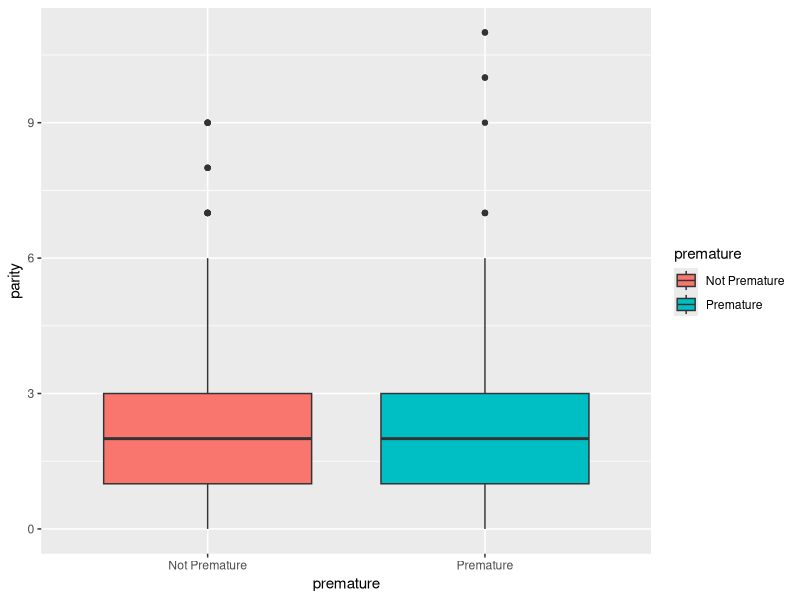
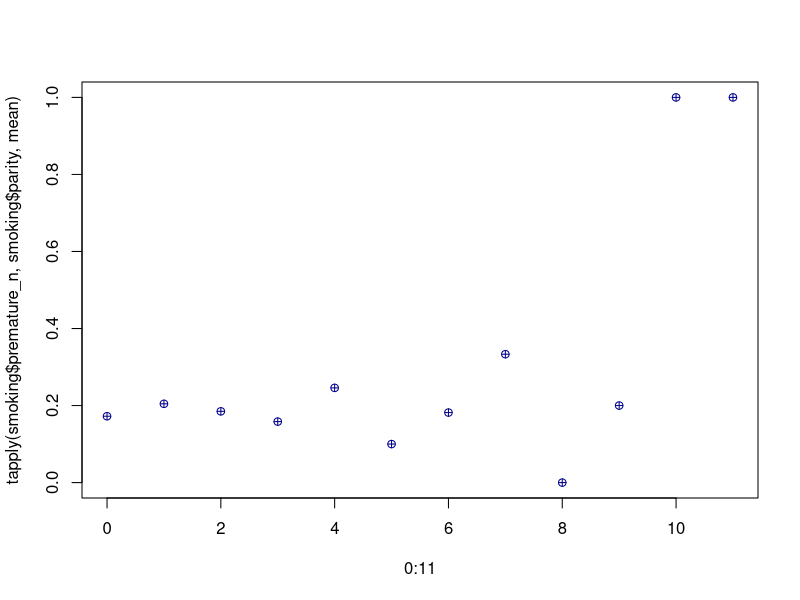
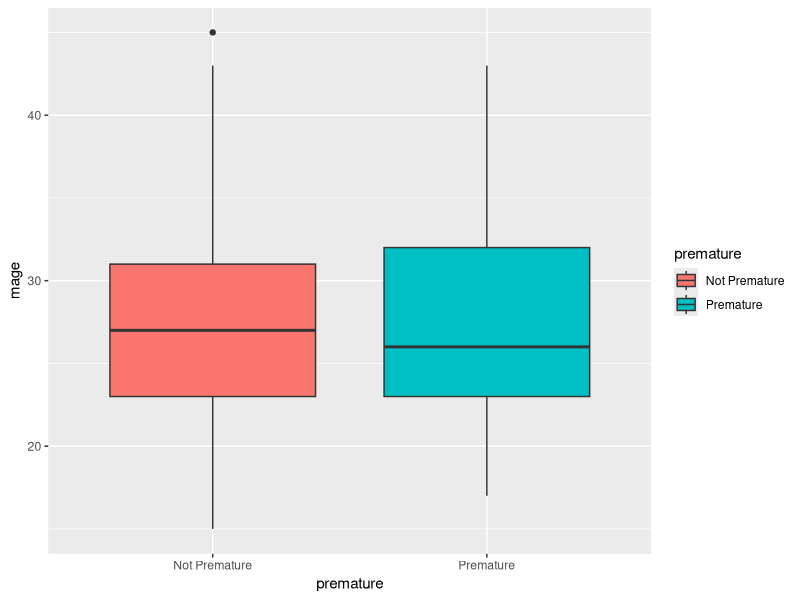
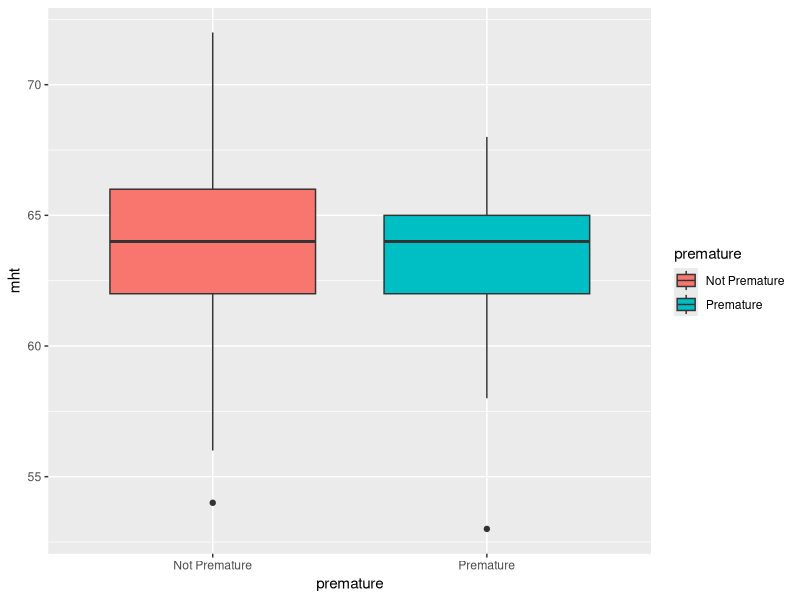
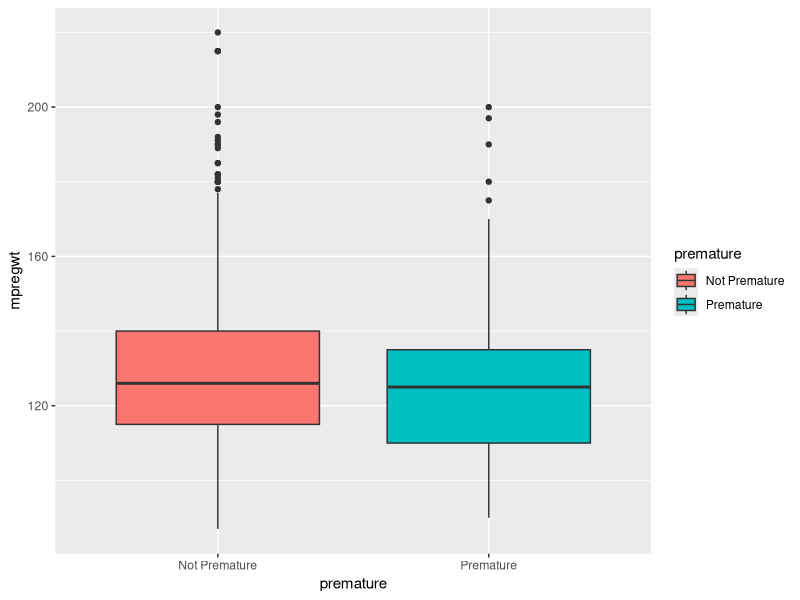
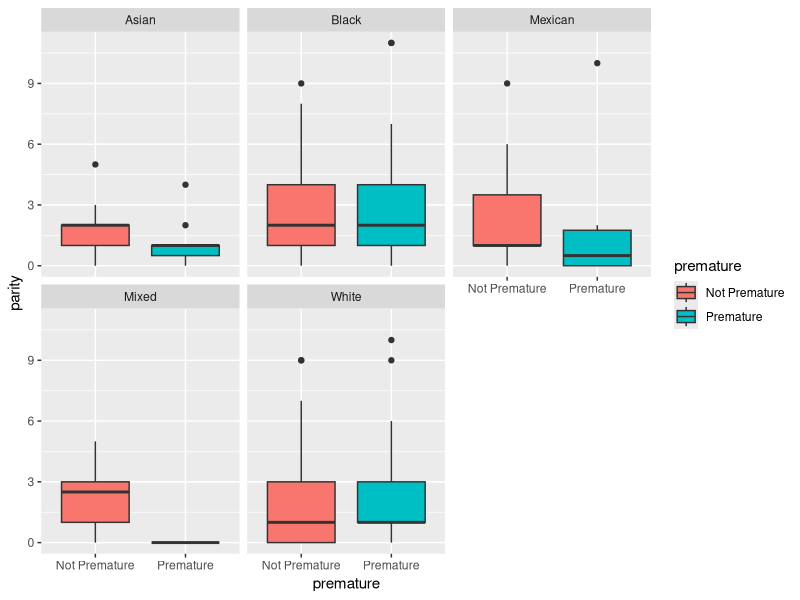
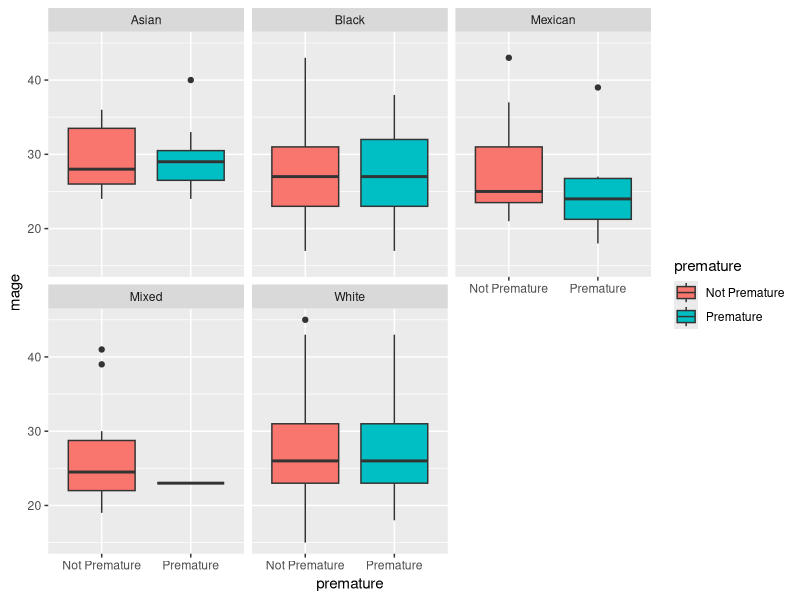
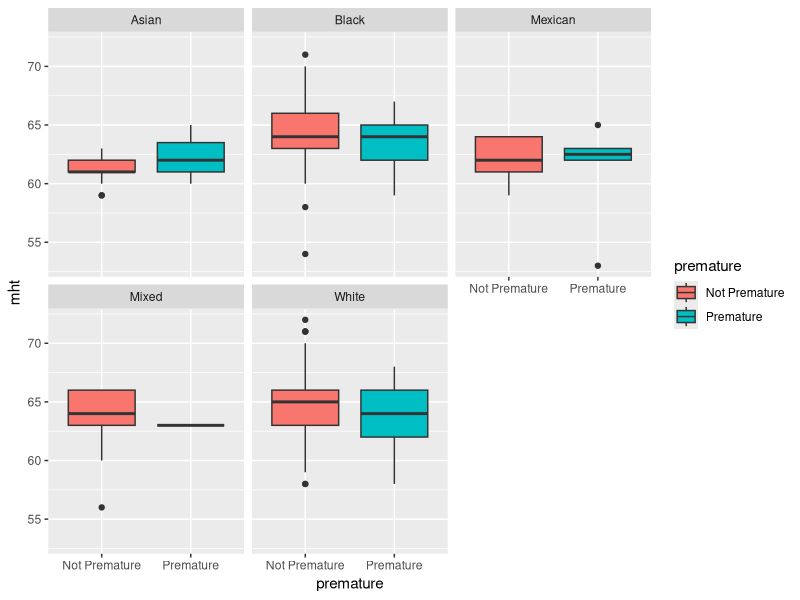

The R script that drew these images, in order: (Note: this script raises an error after producing the figures.)
# clear environment
rm(list = ls())

# load packages
library(ggplot2)
library(tidyverse)
library(arm)
library(e1071)
require(gridExtra)
library(caret)
library(pROC)

# Load in the data, select columns
smoking <- read.csv("data/smoking.csv")


# Create indicator variable for gestation
smoking$premature <- factor(ifelse(smoking$gestation < 270, 'Premature', 'Not Premature'))
smoking$premature_n <- as.numeric(smoking$premature)
smoking$premature_n <- ifelse(smoking$premature_n == 2, 1, 0)
smoking <- dplyr::select(smoking, -gestation, -date, -bwt.oz)

# Create categorical variables for others
smoking$mrace <- as.factor(ifelse(smoking$mrace < 6, 'White', 
                                  ifelse(smoking$mrace == 6, 'Mexican', 
                                         ifelse(smoking$mrace == 7, 'Black', 
                                                ifelse(smoking$mrace == 8, 'Asian', 
                                                       ifelse(smoking$mrace == 9, 'Mixed', 
                                                              ifelse('Unknown')))))))
smoking$med <- as.factor(ifelse(smoking$med == 0, 'Less than 8th Grade', 
                                ifelse(smoking$med == 1, '8th-12th Grade', 
                                       ifelse(smoking$med == 2, 'High School', 
                                              ifelse(smoking$med == 3, 'High School plus Trade School', 
                                                     ifelse(smoking$med == 4, 'Some College', 
                                                            ifelse(smoking$med == 5, 'College',
                                                                   ifelse(smoking$med < 8, 'Trade School',
                                                                          ifelse('Unknown')))))))))
smoking$inc <- as.factor(smoking$inc)
smoking$smoke <- factor(smoking$smoke, levels = c(0,1), labels = c('Not Smoking', 'Smoking'))

# Look at the data
head(smoking)
summary(smoking)
str(smoking)
table(smoking$premature)

# Response variable not well balanced (705 vs. 165)
# For education, less than 8th grade and trade school have very few variables, and mixed race also has few.

# Now we can do boxplots for numeric response variables vs. our response variables.
# Previous # of pregnancies, no visible change.
ggplot(smoking, aes(x=premature, y = parity, fill=premature)) + geom_boxplot()
plot(0:11, tapply(smoking$premature_n, smoking$parity, mean), col = 'blue4', pch = 10)
# Age of mother, the average age of mothers with premature babies appear to be lower than those of not premature babies
ggplot(smoking, aes(x=premature, y = mage, fill=premature)) + geom_boxplot()
# Mother's height, slightly different spread, but on average, looks the same
ggplot(smoking, aes(x=premature, y = mht, fill=premature)) + geom_boxplot()
# Mother's pre-pregnancy weight, again, spread looks different but average looks the same
ggplot(smoking, aes(x=premature, y = mpregwt, fill=premature)) + geom_boxplot()

# Then interactions between continuous variables. First we'll do everything with race. Previous # of pregnancies by race. Looks like there could be something w/ Mexican
ggplot(smoking, aes(x=premature, y = parity, fill=premature)) + geom_boxplot() + facet_wrap(~mrace)
# Age of mother by race. No Immediate trend?
ggplot(smoking, aes(x=premature, y = mage, fill=premature)) + geom_boxplot() + facet_wrap(~mrace)
# Mother's height by race.
ggplot(smoking, aes(x=premature, y = mht, fill=premature)) + geom_boxplot() + facet_wrap(~mrace)
# Mother's weight by race. Not really.
ggplot(smoking, aes(x=premature, y = mpregwt, fill=premature)) + geom_boxplot() + facet_wrap(~mrace)

# Now let's do everything with mother's education.
# Previous # of pregnancies by education. Maybe something w/ Mexican?
ggplot(smoking, aes(x=premature, y = parity, fill=premature)) + geom_boxplot() + facet_wrap(~med)
# Age of mother by education. Maybe a trend?
ggplot(smoking, aes(x=premature, y = mage, fill=premature)) + geom_boxplot() + facet_wrap(~med)
# Mother's height by education. No trend
ggplot(smoking, aes(x=premature, y = mht, fill=premature)) + geom_boxplot() + facet_wrap(~med)
# Mother's weight by education. No trend.
ggplot(smoking, aes(x=premature, y = mpregwt, fill=premature)) + geom_boxplot() + facet_wrap(~med)

# Now let's do everything with income.
# Previous # of pregnancies by income. 
ggplot(smoking, aes(x=premature, y = parity, fill=premature)) + geom_boxplot() + facet_wrap(~inc)
# Age of mother by income. Could be something here.
ggplot(smoking, aes(x=premature, y = mage, fill=premature)) + geom_boxplot() + facet_wrap(~inc)
# Mother's height by income. 
ggplot(smoking, aes(x=premature, y = mht, fill=premature)) + geom_boxplot() + facet_wrap(~inc)
# Mother's weight by income. Maybe??
ggplot(smoking, aes(x=premature, y = mpregwt, fill=premature)) + geom_boxplot() + facet_wrap(~inc)

# Finally, everything by smoke
# Previous # of pregnancies by smoking status. Maybe??
ggplot(smoking, aes(x=premature, y = parity, fill=premature)) + geom_boxplot() + facet_wrap(~smoke)
# Age of mother by smoking status. Could be something with premature non-smokers being younger.
ggplot(smoking, aes(x=premature, y = mage, fill=premature)) + geom_boxplot() + facet_wrap(~smoke)
# Mother's height by smoking status. Also looks like an effect here! could be too little data?
ggplot(smoking, aes(x=premature, y = mht, fill=premature)) + geom_boxplot() + facet_wrap(~smoke)
# Mother's weight by smoking status. Maybe an effect here?
ggplot(smoking, aes(x=premature, y = mpregwt, fill=premature)) + geom_boxplot() + facet_wrap(~smoke)


# Now tables for non-numeric values
# First, mother's race. It does seem like there is a difference here!
tapply(smoking$premature, smoking$mrace, function(x) table(x)/sum(table(x)))

# Income! Doesn't look super significant
tapply(smoking$premature, smoking$inc, function(x) table(x)/sum(table(x)))

# Education. There may be an education effect!
tapply(smoking$premature, smoking$med, function(x) table(x)/sum(table(x)))

# Smoking status. There is an effect here.
tapply(smoking$premature, smoking$smoke, function(x) table(x)/sum(table(x)))
# Chi-squared test. However p-value only 0.0694!
chisq.test(table(smoking[,c('premature', 'smoke')]))

## Now investigate interactions between categorical variables
# Race and smoke. The white % premature goes down with smoking, but the black does not.
smoking_yes <- smoking[smoking$smoke == 'Smoking',]
smoking_no <- smoking[smoking$smoke == 'Not Smoking',]
apply(table(smoking_yes[,c("premature","mrace")])/sum(table(smoking_yes[,c("premature","mrace")])),
      2,function(x) x/sum(x)) 
apply(table(smoking_no[,c("premature","mrace")])/sum(table(smoking_no[,c("premature","mrace")])),
      2,function(x) x/sum(x)) 

# Smoke and Education. Hard to interpret, but there does seem to be an effect
apply(table(smoking_yes[,c("premature","med")])/sum(table(smoking_yes[,c("premature","med")])),
      2,function(x) x/sum(x))
apply(table(smoking_no[,c("premature","med")])/sum(table(smoking_no[,c("premature","med")])),
      2,function(x) x/sum(x))

# Lets do binned plots.
# Previous pregnancies. Slight increase, but not crazy.
binnedplot(y = smoking$premature_n, smoking$parity, xlab = "Previous # of Pregnancies", 
           ylab = "Premature Birth?", ylim= c(0,1), col.pts = 'navy', 
           main = 'Binned Previous Pregnancies and Premature Birth', col.int = 'white')
# Mother's age. Maybe there is some effect for young and old mothers? Parabolic? Quadratic?
binnedplot(y = smoking$premature_n, smoking$mage, xlab = "Mother's Age",
           ylab = "Premature Birth?", ylim= c(0,1), col.pts = 'navy',
           main = "Binned Mother's Age and Premature Birth", col.int = 'white')
# Mother's height. Does look like there's a trend here!
binnedplot(y = smoking$premature_n, smoking$mht, xlab = "Mother's Height",
           ylab = "Premature Birth?", ylim= c(0,1), col.pts = 'navy',
           main = "Binned Mother's Height and Premature Birth", col.int = 'white')
# Mother's weight.
binnedplot(y = smoking$premature_n, smoking$mpregwt, xlab = "Mother's Weight", 
           ylab = "Premature Birth?", ylim= c(0,1), col.pts = 'navy', 
           main = "Binned Mother's Weight and Premature Birth", col.int = "white")

# Model Fitting
# First, center the continuous predictors
smoking$parityc <- smoking$parity - mean(smoking$parity)
smoking$magec <- smoking$mage - mean(smoking$mage)
smoking$mhtc <- smoking$mht - mean(smoking$mht)
smoking$mpregwtc <- smoking$mpregwt - mean(smoking$mpregwt)

# Relevel categorical variables
smoking$mrace <- relevel(smoking$mrace, ref = "White")
smoking$med <- relevel(smoking$med, ref = "High School")

# Noticed interactions: mother's height x race, parity x med, weight and smoking, smoking and height, smoking and race
# General variables to include: smoke, parity, mother's age, mother's height, mother's weight, education, income, race

model1 <- glm(premature_n ~ mpregwtc + parityc
              + magec + mhtc + smoke + mrace + med + 
                inc + mhtc*mrace + parityc*med + mpregwtc*smoke + 
                smoke*mhtc, data = smoking, family = binomial)

# save the residuals
resid1 <- residuals(model1, "resp")

# binned residuals plot
binnedplot(x=fitted(model1), y=resid1, xlab="Pred. probabilities",
           col.int="red4",ylab="Avg. residuals",main="Binned residual plot",col.pts="navy")

# now for continuous variables. First, weight
binnedplot(x=smoking$mpregwtc, y = resid1, xlab="Weight centered",
           col.int="red4",ylab="Avg. residuals",main="Binned residual plot",col.pts="navy")
# Then parity
binnedplot(x=smoking$parityc, y = resid1, xlab="Previous Pregnancies centered",
           col.int="red4",ylab="Avg. residuals",main="Binned residual plot",col.pts="navy")
# Then age
binnedplot(x=smoking$magec, y = resid1, xlab="Mother's Age centered",
           col.int="red4",ylab="Avg. residuals",main="Binned residual plot",col.pts="navy")
# Then height
binnedplot(x=smoking$mhtc, y = resid1, xlab="Mother's Height centered",
           col.int="red4",ylab="Avg. residuals",main="Binned residual plot",col.pts="navy")


# Model validation
Conf_mat1 <- confusionMatrix(as.factor(ifelse(fitted(model1) >= 0.5, "1","0")),
                         as.factor(smoking$premature_n),positive = "1")
Conf_mat2 <- confusionMatrix(as.factor(ifelse(fitted(model1) >= mean(smoking$premature_n), "1","0")),
                            as.factor(smoking$premature_n),positive = "1")

# ROC Curve
roc(smoking$premature_n,fitted(model1),plot=T,print.thres="best",legacy.axes=T,
    print.auc =T,col="red3")

model1 <- glm(premature_n ~ mpregwtc + parityc
              + magec + mhtc + smoke + mrace + med + 
                inc + mhtc*mrace + parityc*med + mpregwtc*smoke + smoke*mrace + 
                smoke*mhtc, data = smoking, family = binomial)
# Model Selection
n <- nrow(smoking)
null_model <- glm(premature_n ~ smoke*mrace,data=smoking,family=binomial)

bic <- step(null_model,scope=list(upper = model1, lower = null_model),direction="both",
     trace=0,k = log(n))
aic_forward <- step(null_model,scope=list(upper = model1, lower = null_model),direction="forward",
            trace=0)
aic_backward <- step(null_model,scope=list(upper = model1, lower = null_model),direction="backward",
                 trace=0)
aic_step <- step(null_model,scope=list(upper = model1, lower = null_model),direction="both",
                     trace=0)
# Create confusion matrices for both models at 0.5 then mean value
Conf_aic <- confusionMatrix(as.factor(ifelse(fitted(aic) >= 0.5, "1","0")),
                             as.factor(smoking$premature_n),positive = "1")
Conf_bic <- confusionMatrix(as.factor(ifelse(fitted(bic) >= 0.5, "1","0")),
                           as.factor(smoking$premature_n),positive = "1")



# aic residuals
resid_aic <- residuals(aic_step, "resp")

# checking assumptions for aic
binnedplot(x=fitted(aic_step), y=resid_aic, xlab="Pred. probabilities",
           col.int="red4",ylab="Avg. residuals",main="Binned residual plot",col.pts="navy")
# Continuous variables assumption. Pre-pregnancy weight
binnedplot(x=smoking$mpregwtc, y = resid_aic, xlab="Previous Weights centered",
           col.int="red4",ylab="Avg. residuals",main="Binned residual plot",col.pts="navy")

# ROC Curve
roc(smoking$premature_n,fitted(aic),plot=T,print.thres="best",legacy.axes=T,
    print.auc =T,col="red3")

# bic residuals
resid_bic<- residuals(bic, "resp")

# checking assumptions for bic
binnedplot(x=fitted(bic), y=resid_bic, xlab="Pred. probabilities",
           col.int="red4",ylab="Avg. residuals",main="Binned residual plot",col.pts="navy")

# No continuous variables to check, ROC curve.
roc(smoking$premature_n,fitted(aic_step),plot=T,print.thres="best",legacy.axes=T,
    print.auc =T,col="red3")

# Model minus race:smoke interaction
minus <- glm(premature_n ~ smoke + mrace + med + mpregwtc, family = binomial, data = smoking)
anova(aic_step, minus, test="Chisq")
